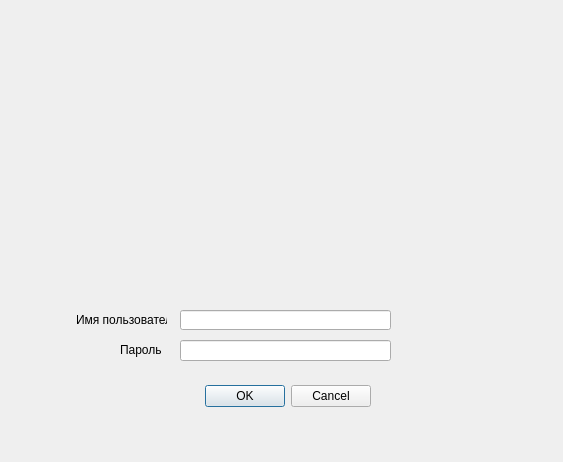
<?xml version="1.0" encoding="UTF-8"?>
<ui version="4.0">
 <class>Dialog</class>
 <widget class="QDialog" name="Dialog">
  <property name="geometry">
   <rect>
    <x>0</x>
    <y>0</y>
    <width>563</width>
    <height>462</height>
   </rect>
  </property>
  <property name="windowTitle">
   <string>Dialog</string>
  </property>
  <widget class="QDialogButtonBox" name="buttonBox">
   <property name="geometry">
    <rect>
     <x>-10</x>
     <y>380</y>
     <width>381</width>
     <height>32</height>
    </rect>
   </property>
   <property name="orientation">
    <enum>Qt::Horizontal</enum>
   </property>
   <property name="standardButtons">
    <set>QDialogButtonBox::Cancel|QDialogButtonBox::Ok</set>
   </property>
  </widget>
  <widget class="QLineEdit" name="lineEdit">
   <property name="geometry">
    <rect>
     <x>180</x>
     <y>340</y>
     <width>211</width>
     <height>21</height>
    </rect>
   </property>
  </widget>
  <widget class="QLineEdit" name="lineEdit_2">
   <property name="geometry">
    <rect>
     <x>180</x>
     <y>310</y>
     <width>211</width>
     <height>20</height>
    </rect>
   </property>
   <property name="text">
    <string/>
   </property>
  </widget>
  <widget class="QLabel" name="label">
   <property name="geometry">
    <rect>
     <x>76</x>
     <y>310</y>
     <width>91</width>
     <height>20</height>
    </rect>
   </property>
   <property name="text">
    <string>Имя пользователя</string>
   </property>
  </widget>
  <widget class="QLabel" name="label_2">
   <property name="geometry">
    <rect>
     <x>120</x>
     <y>340</y>
     <width>51</width>
     <height>20</height>
    </rect>
   </property>
   <property name="text">
    <string>Пароль</string>
   </property>
  </widget>
 </widget>
 <resources/>
 <connections>
  <connection>
   <sender>buttonBox</sender>
   <signal>accepted()</signal>
   <receiver>Dialog</receiver>
   <slot>accept()</slot>
   <hints>
    <hint type="sourcelabel">
     <x>208</x>
     <y>394</y>
    </hint>
    <hint type="destinationlabel">
     <x>157</x>
     <y>274</y>
    </hint>
   </hints>
  </connection>
  <connection>
   <sender>buttonBox</sender>
   <signal>rejected()</signal>
   <receiver>Dialog</receiver>
   <slot>reject()</slot>
   <hints>
    <hint type="sourcelabel">
     <x>276</x>
     <y>400</y>
    </hint>
    <hint type="destinationlabel">
     <x>286</x>
     <y>274</y>
    </hint>
   </hints>
  </connection>
 </connections>
</ui>
